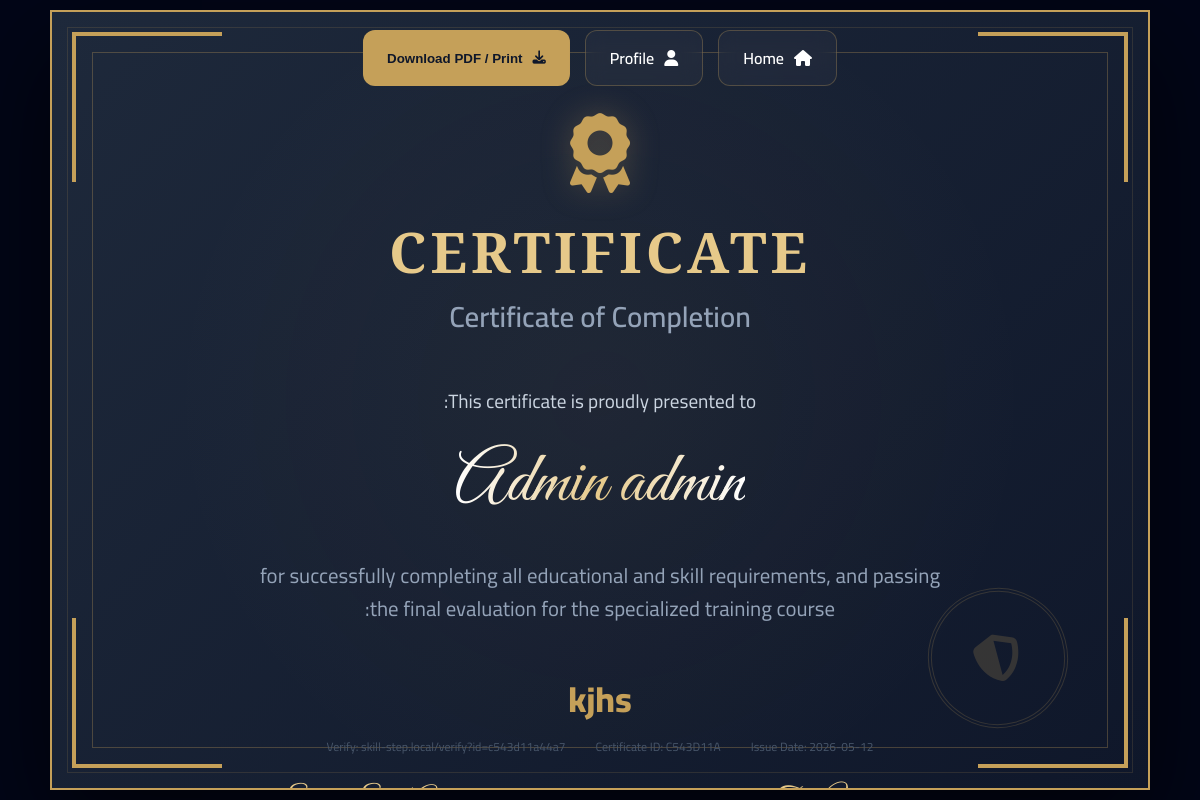
/Main/certificate.php?course_id=34 (signed in), run on the app's committed database.
### tables this page shows
CREATE TABLE `users` (
  `user_id` int(11) NOT NULL,
  `full_name` varchar(150) NOT NULL,
  `email` varchar(255) NOT NULL,
  `password_hash` varchar(255) NOT NULL,
  `roles` set('student','creator','admin') DEFAULT 'student',
  `is_verified` tinyint(1) DEFAULT 0,
  `is_suspended` tinyint(1) DEFAULT 0,
  `level` int(11) DEFAULT 1 CHECK (`level` >= 1),
  `xp` int(11) DEFAULT 0 CHECK (`xp` >= 0),
  `streak_days` int(11) DEFAULT 0 CHECK (`streak_days` >= 0),
  `last_streak_date` date DEFAULT NULL,
  `last_login` datetime DEFAULT NULL,
  `failed_login_count` int(11) DEFAULT 0,
  `lockout_until` datetime DEFAULT NULL,
  `created_at` timestamp NOT NULL DEFAULT current_timestamp(),
  `profile_pic` varchar(255) DEFAULT 'default.png',
  `login_history` longtext DEFAULT NULL CHECK (json_valid(`login_history`)),
  `verification_token` varchar(64) DEFAULT NULL,
  `reset_token` varchar(64) DEFAULT NULL,
  `reset_expires` datetime DEFAULT NULL
);

CREATE TABLE `courses` (
  `course_id` int(11) NOT NULL,
  `creator_id` int(11) NOT NULL,
  `skill_id` int(11) NOT NULL,
  `title` varchar(255) NOT NULL,
  `description` text DEFAULT NULL,
  `price_tokens` int(11) NOT NULL DEFAULT 0 CHECK (`price_tokens` >= 0),
  `release_threshold` int(11) NOT NULL DEFAULT 20 CHECK (`release_threshold` >= 20),
  `has_quiz` tinyint(1) DEFAULT 0,
  `quiz_pass_score` int(11) DEFAULT NULL CHECK (`quiz_pass_score` between 1 and 100),
  `status` enum('draft','pending_review','active','rejected') DEFAULT 'pending_review',
  `created_at` timestamp NOT NULL DEFAULT current_timestamp(),
  `updated_at` timestamp NOT NULL DEFAULT current_timestamp() ON UPDATE current_timestamp(),
  `free_lessons_count` int(11) DEFAULT 0
);

CREATE TABLE `certificates` (
  `cert_id` int(11) NOT NULL,
  `user_id` int(11) NOT NULL,
  `course_id` int(11) NOT NULL,
  `qr_token` varchar(64) NOT NULL,
  `pdf_path` varchar(500) DEFAULT NULL,
  `issued_at` timestamp NOT NULL DEFAULT current_timestamp()
);

### Main/certificate.php (the view, shortened to what this page needs)
<?php
require_once 'db_connection.php';
$course_id = intval($_GET['course_id']);
$user_id = $_SESSION['user_id'] ?? 0;
$q_course = mysqli_query($conn, "SELECT title, creator_id, (SELECT full_name FROM users WHERE user_id = courses.creator_id) as instructor_name FROM courses WHERE course_id = $course_id");
$course = mysqli_fetch_assoc($q_course);
$q_student = mysqli_query($conn, "SELECT full_name FROM users WHERE user_id = $user_id");
$student = mysqli_fetch_assoc($q_student);
$student_name = !empty($student['full_name']) ? $student['full_name'] : 'Student';
$q_cert = mysqli_query($conn, "SELECT * FROM certificates WHERE user_id = $user_id AND course_id = $course_id");
$cert = mysqli_fetch_assoc($q_cert);
?>
<!DOCTYPE html>
<html lang="en" dir="rtl">
<head>
    <link rel="stylesheet" href="https://cdnjs.cloudflare.com/ajax/libs/font-awesome/6.4.0/css/all.min.css">
</head>
<body>
    <div class="controls">
        <a href="../Main/index.php" class="btn"><i class="fas fa-home"></i> Home</a>
        <a href="../profile/profile.php" class="btn"><i class="fas fa-user"></i> Profile</a>
        <button onclick="window.print()" class="btn btn-primary"><i class="fas fa-download"></i> Download PDF / Print</button>
    </div>
    <div class="certificate-wrapper">
        <div class="corner corner-tl"></div>
        <div class="corner corner-tr"></div>
        <div class="corner corner-bl"></div>
        <div class="corner corner-br"></div>
        <div class="inner-border"></div>
        <div class="main-content">
            <i class="fas fa-award header-award"></i>
            <h1 class="title-english">Certificate</h1>
            <div class="title-arabic">Certificate of Completion</div>
            <div class="presented-to">This certificate is proudly presented to:</div>
            <div class="student-name"><?php echo htmlspecialchars($student_name); ?></div>
            <div class="achievement-text">
                for successfully completing all educational and skill requirements, and passing the final evaluation for the specialized training course:
            </div>
            <div class="course-title"><?php echo htmlspecialchars($course['title']); ?></div>
            <div class="footer-signatures">
                <div class="sig-box">
                    <div class="sig-name"><?php echo htmlspecialchars($course['instructor_name']); ?></div>
                </div>
                <div class="sig-box">
                    <div class="sig-name">Skill-Step Admin</div>
                </div>
            </div>
            <div class="stamp">
                <i class="fas fa-shield-halved" style="font-size: 3rem; color: var(--gold);"></i>
            </div>
        </div>
        <div class="cert-metadata">
            <span>Issue Date: <?php echo date('Y-m-d', strtotime($cert['issued_at'])); ?></span>
            <span>Certificate ID: <?php echo strtoupper(substr($cert['qr_token'], 0, 8)); ?></span>
            <span>Verify: skill-step.local/verify?id=<?php echo substr($cert['qr_token'], 0, 12); ?></span>
        </div>
    </div>
</body>
</html>

### Main/certificate.php (style rules this page uses)
:root { --gold: #c5a059; --gold-light: #e6c98a; --dark: #0f172a; --glass: rgba(255, 255, 255, 0.03); --border: rgba(197, 160, 89, 0.3); }
* { box-sizing: border-box; }
body { background: #020617; margin: 0; display: flex; justify-content: center; align-items: center; min-height: 100vh; font-family: 'Cairo', sans-serif; color: #f8fafc; }
.controls { position: fixed; top: 30px; left: 50%; transform: translateX(-50%); display: flex; gap: 15px; z-index: 100; }
.btn { padding: 12px 24px; border-radius: 12px; border: 1px solid var(--border); background: var(--glass); color: white; text-decoration: none; font-weight: 600; display: flex; align-items: center; gap: 10px; backdrop-filter: blur(10px); transition: all 0.3s cubic-bezier(0.4, 0, 0.2, 1); cursor: pointer; }
.btn-primary { background: var(--gold); color: var(--dark); border: none; }
.certificate-wrapper { background: linear-gradient(135deg, #1e293b 0%, #0f172a 100%); width: 1100px; height: 780px; padding: 40px; position: relative; border: 2px solid var(--gold); box-shadow: 0 40px 100px rgba(0, 0, 0, 0.6); overflow: hidden; }
.corner { position: absolute; width: 150px; height: 150px; border: 4px solid var(--gold); z-index: 1; }
.corner-tl { top: 20px; left: 20px; border-right: 0; border-bottom: 0; }
.corner-tr { top: 20px; right: 20px; border-left: 0; border-bottom: 0; }
.corner-bl { bottom: 20px; left: 20px; border-right: 0; border-top: 0; }
.corner-br { bottom: 20px; right: 20px; border-left: 0; border-top: 0; }
.inner-border { position: absolute; top: 15px; left: 15px; right: 15px; bottom: 15px; border: 1px solid rgba(197, 160, 89, 0.15); pointer-events: none; }
.main-content { height: 100%; border: 1px solid var(--border); display: flex; flex-direction: column; align-items: center; padding: 60px; text-align: center; background: radial-gradient(circle at center, rgba(197, 160, 89, 0.05) 0%, transparent 70%); }
.header-award { font-size: 5rem; color: var(--gold); margin-bottom: 20px; filter: drop-shadow(0 0 15px rgba(197, 160, 89, 0.3)); }
.title-english { font-family: 'Cinzel', serif; font-size: 3.5rem; color: var(--gold-light); margin: 0; letter-spacing: 4px; text-transform: uppercase; }
.title-arabic { font-size: 1.8rem; color: #94a3b8; margin-bottom: 40px; font-weight: 600; }
.presented-to { font-size: 1.2rem; color: #cbd5e1; margin-bottom: 20px; }
.student-name { font-family: 'Great Vibes', cursive; font-size: 4.5rem; color: white; margin-bottom: 30px; background: linear-gradient(to right, #fff, var(--gold-light), #fff); -webkit-background-clip: text; -webkit-text-fill-color: transparent; }
.achievement-text { font-size: 1.3rem; line-height: 1.6; color: #94a3b8; max-width: 700px; margin-bottom: 40px; }
.course-title { font-size: 2.2rem; color: var(--gold); font-weight: 800; margin-bottom: 50px; }
.footer-signatures { width: 100%; display: flex; justify-content: space-around; margin-top: auto; }
.sig-box { display: flex; flex-direction: column; align-items: center; gap: 10px; }
.sig-name { font-family: 'Great Vibes', cursive; font-size: 2rem; color: var(--gold-light); margin-bottom: -5px; }
.stamp { position: absolute; bottom: 60px; right: 80px; width: 140px; height: 140px; border: 4px double var(--gold); border-radius: 50%; display: grid; place-items: center; opacity: 0.2; transform: rotate(-15deg); }
.cert-metadata { position: absolute; bottom: 30px; left: 50%; transform: translateX(-50%); font-size: 0.75rem; color: #475569; display: flex; gap: 30px; }

### data on the page
users: full_name "Admin admin"
courses: title "kjhs"
certificates: issued_at "2026-05-12", qr_token "C543D11A", qr_token "c543d11a44a7"
